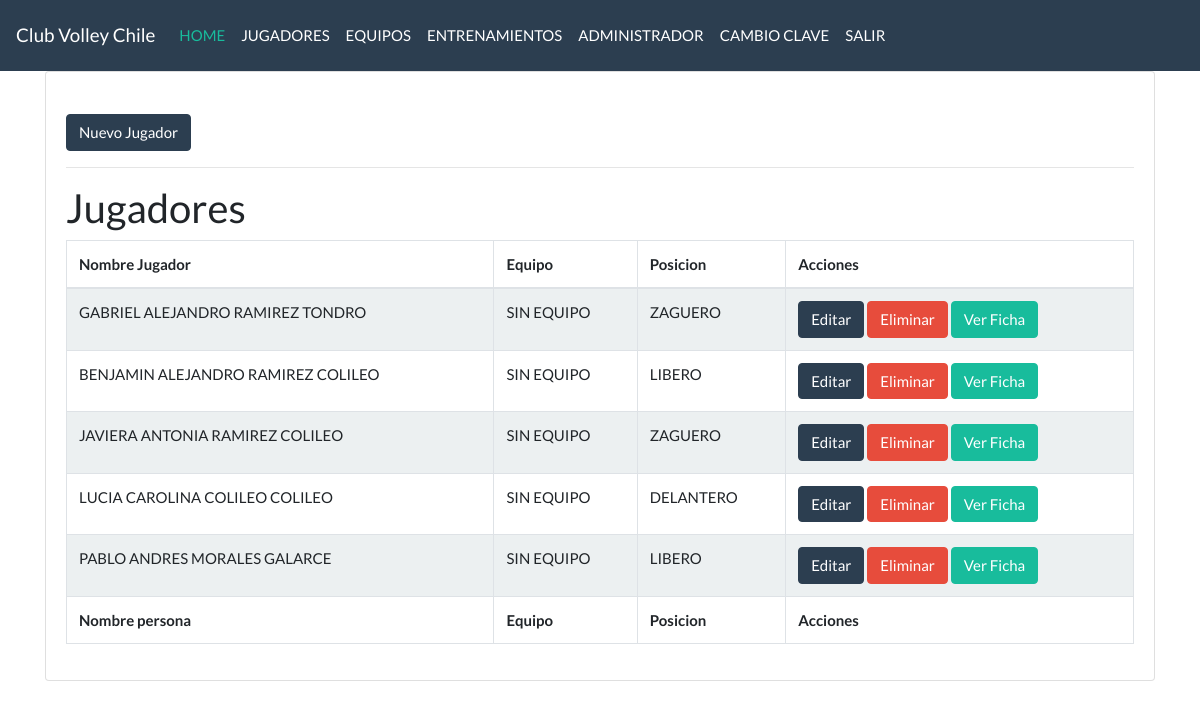
Screenshot of /personas/ (signed in) with the database file from the repository.
### main/models.py (models this page shows, shortened)
class Persona(models.Model):
    id                      = models.AutoField(primary_key=True)
    dna                     = models.CharField(blank=False, null=False, max_length=25, unique=True,verbose_name="Rut o Dna")
    dv                      = models.CharField(blank=False, null=False, max_length=2,verbose_name="Digito Verificador")
    nombres                 = models.CharField(blank=False, null=False, max_length=100,verbose_name="Nombres")
    apellido_paterno        = models.CharField(blank=False, null=False, max_length=100,verbose_name="Apellido Paterno")
    apellido_materno        = models.CharField(blank=False, null=False, max_length=100,verbose_name="Apellido Materno")
    genero                  = models.ForeignKey(Genero,null=True, on_delete=models.DO_NOTHING,verbose_name="Genero")
    fecha_nacimiento        = models.DateField(blank=False, null=False, verbose_name="Fceha de Nacimiento")
    estado_civil            = models.ForeignKey(EstadoCivil,null=False, on_delete=models.DO_NOTHING,verbose_name="Estado Civil")
    pais_origen             = models.ForeignKey(Pais,null=False, on_delete=models.DO_NOTHING,verbose_name="Nacionalidad")
    sistema_salud           = models.ForeignKey(SistemaSalud,null=False, on_delete=models.DO_NOTHING,verbose_name="Sistema de Salud")
    ocupacion               = models.CharField(blank=False, null=False, max_length=255)
    direccion               = models.CharField(blank=False, null=False, max_length=255)
    comuna                  = models.ForeignKey(Comuna,null=False, on_delete=models.DO_NOTHING,verbose_name="Comuna")
    movil                   = models.CharField(blank=False, null=False, max_length=20)
    fono                    = models.CharField(blank=False, null=False, max_length=20)
    email_personal          = models.EmailField(blank=False, null=False, max_length=255)
    club_origen             = models.ForeignKey(Club,null=False, on_delete=models.DO_NOTHING,verbose_name="Club Origen")
    equipo                  = models.ForeignKey(Equipo,null=False, on_delete=models.DO_NOTHING,verbose_name="Equipo")
    posicion                = models.ForeignKey(Posicion,null=False, on_delete=models.DO_NOTHING,verbose_name="Posicion Estudiante")
    observaciones           = models.TextField(blank=True, null=True)
    es_diestro              = models.BooleanField(default=True)
    es_zurdo                = models.BooleanField(default=False)
    estatura                = models.DecimalField(max_digits=3, decimal_places=2, blank=True, null=True)
    peso                    = models.DecimalField(max_digits=5, decimal_places=2, blank=True, null=True)
    es_docente              = models.BooleanField(default=False)
    es_activo               = models.BooleanField(default=True)
    es_delete               = models.BooleanField(default=False)
    fecha_crea              = models.DateField(default=timezone.now, help_text=("creation date"))
    fecha_modi              = models.DateField(auto_now=True, null= True)
    class Meta:
        verbose_name_plural="Personas"
        db_table="persona"

class Equipo(models.Model):
    id                  = models.AutoField(primary_key=True)
    descripcion         = models.CharField(blank=False, null=False, max_length=255, unique=True)
    club                = models.ForeignKey(Club,null=False, on_delete=models.DO_NOTHING,verbose_name="Club")
    taller              = models.ForeignKey(Taller, null= False, on_delete=models.DO_NOTHING, verbose_name="Taller")
    es_titular          = models.BooleanField(default=True)
    es_interno          = models.BooleanField(default=True)
    es_activo           = models.BooleanField(default=True)
    es_delete           = models.BooleanField(default=False)
    fecha_crea          = models.DateField(default=timezone.now, help_text=("creation date"))
    fecha_modi          = models.DateField(auto_now=True, null= True)
    class Meta:
        verbose_name_plural="Equipos"
        db_table="equipo"
    def __str__(self):
        return self.descripcion

class Posicion(models.Model):
    id                  = models.AutoField(primary_key=True)
    descripcion         = models.CharField(blank=False, null=False, max_length=255, unique=True)
    es_activo           = models.BooleanField(default=True)
    es_delete           = models.BooleanField(default=False)
    fecha_crea          = models.DateField(default=timezone.now, help_text=("creation date"))
    fecha_modi          = models.DateField(auto_now=True, null= True)
    class Meta:
        verbose_name_plural="Posiciones"
        db_table="posicion"
    def __str__(self):
        return self.descripcion

### personas/views.py (the view)
class PersonaList(ListView):
    model = Persona
    template_name = 'personas/index.html'
    paginate_by = 10

### templates/personas/index.html (shortened to what this page needs)
{% extends 'base.html' %}
{% load crispy_forms_tags %}
{% block content %}
  <div class="row justify-content-center">
    <div class="col-12">
      <div class="card">
        <div class="card-body">
          <br/>
          <a class="btn btn-primary" href="{% url 'personas_new' %}">Nuevo Jugador</a>
          <hr/>
          <h2>Jugadores</h2>
          <table id="example" class="table table-striped table-bordered" style="width:100%">
            <thead>
                <tr>
                    <th>Nombre Jugador</th>
                    <th>Equipo</th>
                    <th>Posicion</th>
                    <th>Acciones</th>
                </tr>
            </thead>
             <tbody>
              {% if object_list %}
                {% for persona in object_list %}
                  <tr>
                      <td>{{ persona.nombres }} {{ persona.apellido_paterno }} {{ persona.apellido_materno }}</td>
                      <td>{{ persona.equipo }}</td>
                      <td>{{ persona.posicion }}</td>
                      <td>
                        <a class="btn btn-primary" href="{% url 'personas_edit' persona.id %}">Editar</a>
                        <a class="btn btn-danger" href="{% url 'personas_delete' persona.id %}">Eliminar</a>
                        <a class="btn btn-success" href="{% url 'personas_edit' persona.id %}">Ver Ficha</a>
                      </td>
                  </tr>
                {% endfor %}
                {% else %}
                <h1>No hay registros de Jugadores</h1>
              {% endif %}
          </tbody>
          <tfoot>
            <tr>
                <th>Nombre persona</th>
                <th>Equipo</th>
                <th>Posicion</th>
                <th>Acciones</th>
              </tr>
          </tfoot>
          </table>
        </div>
      </div>
    </div>
  </div>
{% endblock %}

### rows the page displays
Persona: nombres "GABRIEL ALEJANDRO", apellido_paterno "RAMIREZ", apellido_materno "TONDRO", equipo "SIN EQUIPO", posicion "ZAGUERO"
Persona: nombres "BENJAMIN ALEJANDRO", apellido_paterno "RAMIREZ", apellido_materno "COLILEO", equipo "SIN EQUIPO", posicion "LIBERO"
Persona: nombres "JAVIERA ANTONIA", apellido_paterno "RAMIREZ", apellido_materno "COLILEO", equipo "SIN EQUIPO", posicion "ZAGUERO"
Persona: nombres "LUCIA CAROLINA", apellido_paterno "COLILEO", apellido_materno "COLILEO", equipo "SIN EQUIPO", posicion "DELANTERO"
Persona: nombres "PABLO ANDRES", apellido_paterno "MORALES", apellido_materno "GALARCE", equipo "SIN EQUIPO", posicion "LIBERO"
